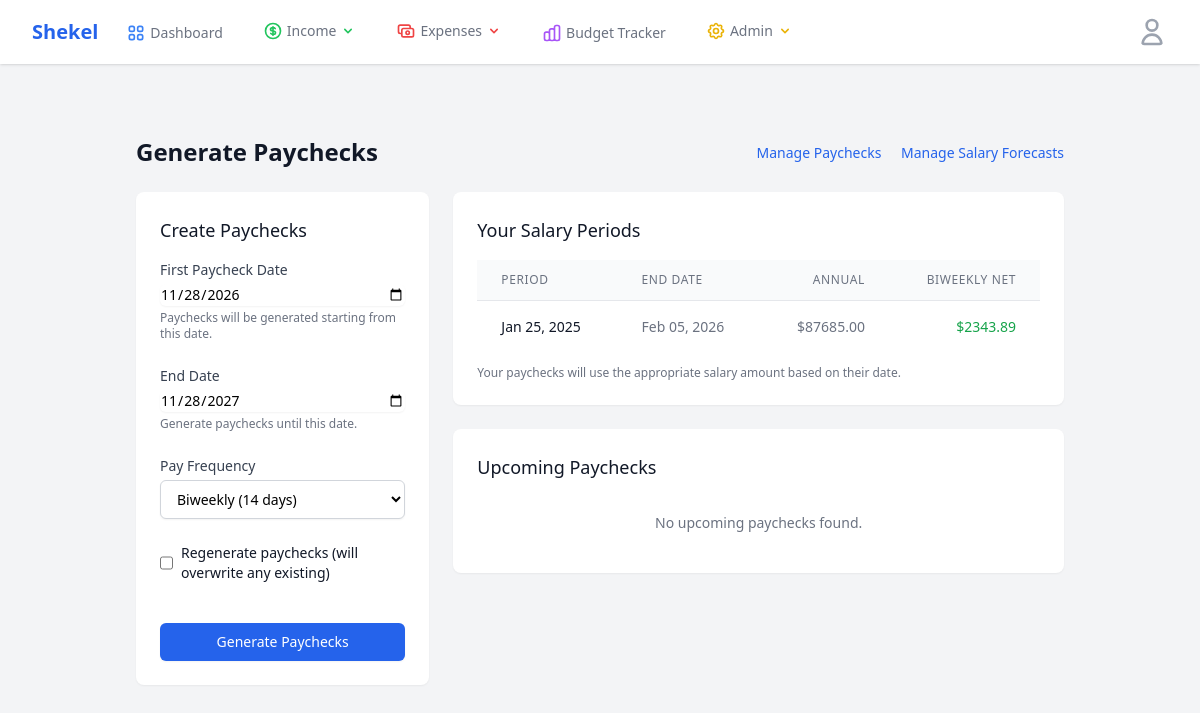
Screenshot of /salary/generate-paychecks (signed in) with the database file from the repository.
### app/models.py (models this page shows, shortened)
class SalaryProjection(db.Model):
    id = db.Column(db.Integer, primary_key=True)
    start_date = db.Column(db.Date, nullable=False)
    end_date = db.Column(db.Date, nullable=True)
    annual_salary = db.Column(db.Float, nullable=False)
    tax_rate = db.Column(db.Float, nullable=False, default=25.0)  # Default 25% tax rate
    is_current = db.Column(db.Boolean, default=True)
    notes = db.Column(db.Text, nullable=True)
    user_id = db.Column(db.Integer, db.ForeignKey("user.id"), nullable=False)
    created_at = db.Column(db.DateTime, default=datetime.utcnow)
    def calculate_biweekly_gross(self):
        return self.annual_salary / 26.0
    def calculate_biweekly_net(self):
        gross_biweekly = self.calculate_biweekly_gross()
        net_biweekly = gross_biweekly * (1 - (self.tax_rate / 100))
        return net_biweekly

### app/routes.py (the view, shortened to what this page needs)
@main.route("/salary/generate-paychecks", methods=["GET", "POST"])
@login_required
def generate_paychecks():
    salary_projections = (
        SalaryProjection.query.filter_by(user_id=current_user.id)
        .order_by(SalaryProjection.start_date.asc())
        .all()
    )
    if not salary_projections:
        flash("No salary forecasts found. Please create one first.")
        return redirect(url_for("main.salary_forecast"))
    today = datetime.today().date()
    default_first_paycheck = today
    default_end = today + timedelta(days=365)  # 1 year ahead
    existing_paychecks = (
        Paycheck.query.filter_by(user_id=current_user.id, pay_type="Regular")
        .filter(Paycheck.date >= today)
        .order_by(Paycheck.date.asc())
        .all()
    )
    salary_periods = []
    for projection in salary_projections:
        end_date_str = (
            projection.end_date.strftime("%b %d, %Y")
            if projection.end_date
            else "No end date"
        )
        period = {
            "id": projection.id,
            "start_date": projection.start_date.strftime("%b %d, %Y"),
            "end_date": end_date_str,
            "annual_salary": projection.annual_salary,
            "biweekly_gross": projection.calculate_biweekly_gross(),
            "biweekly_net": projection.calculate_biweekly_net(),
        }
        salary_periods.append(period)
    return render_template(
        "finance/generate_paychecks.html",
        title="Generate Paychecks",
        salary_projections=salary_projections,
        salary_periods=salary_periods,
        default_first_paycheck=default_first_paycheck,
        default_end=default_end,
        existing_paychecks=existing_paychecks,
    )

### app/models.py (called while the page is built)
@login_manager.user_loader
def load_user(id):
    return User.query.get(int(id))

    def has_permission(self, permission):
        return (
            self.role is not None and (self.role.permissions & permission) == permission
        )

    def can_manage_users(self):
        return self.has_permission(Role.MANAGE_USERS)

### app/templates/finance/generate_paychecks.html (shortened to what this page needs)
{% extends "base.html" %}
{% block content %}
<div class="max-w-7xl mx-auto py-6 sm:px-6 lg:px-8">
    <div class="px-4 py-6 sm:px-0">
        <div class="flex justify-between items-center mb-6">
            <h1 class="text-2xl font-bold text-gray-900">Generate Paychecks</h1>
            <div>
                <a href="{{ url_for('main.manage_paychecks') }}" class="text-sm text-blue-600 hover:text-blue-800 mr-4">
                    Manage Paychecks
                </a>
                <a href="{{ url_for('main.salary_forecast') }}" class="text-sm text-blue-600 hover:text-blue-800">
                    Manage Salary Forecasts
                </a>
            </div>
        </div>
        <div class="grid grid-cols-1 lg:grid-cols-3 gap-6">
            <div class="lg:col-span-1">
                <div class="bg-white shadow-sm rounded-lg">
                    <div class="px-4 py-5 sm:p-6">
                        <h2 class="text-lg font-medium text-gray-900 mb-4">Create Paychecks</h2>
                        {% if salary_projections %}
                        <form method="POST" class="space-y-6">
                            <div>
                                <label for="first_paycheck_date" class="block text-sm font-medium text-gray-700">First
                                    Paycheck Date</label>
                                <div class="mt-1">
                                    <input type="date" name="first_paycheck_date" id="first_paycheck_date"
                                        value="{{ default_first_paycheck.strftime('%Y-%m-%d') }}"
                                        class="shadow-sm focus:ring-blue-500 focus:border-blue-500 block w-full sm:text-sm border-gray-300 rounded-md">
                                </div>
                                <p class="mt-1 text-xs text-gray-500">Paychecks will be generated starting from this
                                    date.</p>
                            </div>
                            <div>
                                <label for="end_date" class="block text-sm font-medium text-gray-700">End Date</label>
                                <div class="mt-1">
                                    <input type="date" name="end_date" id="end_date"
                                        value="{{ default_end.strftime('%Y-%m-%d') }}"
                                        class="shadow-sm focus:ring-blue-500 focus:border-blue-500 block w-full sm:text-sm border-gray-300 rounded-md">
                                </div>
                                <p class="mt-1 text-xs text-gray-500">Generate paychecks until this date.</p>
                            </div>
                            <div>
                                <label for="frequency" class="block text-sm font-medium text-gray-700">Pay
                                    Frequency</label>
                                <select name="frequency" id="frequency"
                                    class="mt-1 block w-full bg-white border border-gray-300 rounded-md shadow-sm py-2 px-3 focus:outline-none focus:ring-blue-500 focus:border-blue-500 sm:text-sm">
                                    <option value="14" selected>Biweekly (14 days)</option>
                                </select>
                            </div>
                            <div class="flex items-center">
                                <input type="checkbox" name="force_regenerate" id="force_regenerate"
                                    class="h-4 w-4 text-blue-600 focus:ring-blue-500 border-gray-300 rounded">
                                <label for="force_regenerate" class="ml-2 block text-sm text-gray-900">
                                    Regenerate paychecks (will overwrite any existing)
                                </label>
                            </div>
                            <div class="pt-4">
                                <button type="submit"
                                    class="w-full flex justify-center py-2 px-4 border border-transparent rounded-md shadow-sm text-sm font-medium text-white bg-blue-600 hover:bg-blue-700 focus:outline-none focus:ring-2 focus:ring-offset-2 focus:ring-blue-500">
                                    Generate Paychecks
                                </button>
                            </div>
                        </form>
                        {% endif %}
                    </div>
                </div>
            </div>
            <div class="lg:col-span-2">
                <div class="bg-white shadow-sm rounded-lg mb-6">
                    <div class="px-4 py-5 sm:p-6">
                        <h2 class="text-lg font-medium text-gray-900 mb-4">Your Salary Periods</h2>
                        {% if salary_periods %}
                        <div class="overflow-x-auto">
                            <table class="min-w-full divide-y divide-gray-200">
                                <thead class="bg-gray-50">
                                    <tr>
                                        <th scope="col"
                                            class="px-6 py-3 text-left text-xs font-medium text-gray-500 uppercase tracking-wider">
                                            Period</th>
                                        <th scope="col"
                                            class="px-6 py-3 text-left text-xs font-medium text-gray-500 uppercase tracking-wider">
                                            End Date</th>
                                        <th scope="col"
                                            class="px-6 py-3 text-right text-xs font-medium text-gray-500 uppercase tracking-wider">
                                            Annual</th>
                                        <th scope="col"
                                            class="px-6 py-3 text-right text-xs font-medium text-gray-500 uppercase tracking-wider">
                                            Biweekly Net</th>
                                    </tr>
                                </thead>
                                <tbody class="bg-white divide-y divide-gray-200">
                                    {% for period in salary_periods %}
                                    <tr class="{% if loop.index % 2 == 0 %}bg-gray-50{% endif %}">
                                        <td class="px-6 py-4 whitespace-nowrap text-sm font-medium text-gray-900">
                                            {{ period.start_date }}
                                        </td>
                                        <td class="px-6 py-4 whitespace-nowrap text-sm text-gray-500">
                                            {{ period.end_date }}
                                        </td>
                                        <td class="px-6 py-4 whitespace-nowrap text-sm text-gray-500 text-right">
                                            ${{ "%.2f"|format(period.annual_salary) }}
                                        </td>
                                        <td
                                            class="px-6 py-4 whitespace-nowrap text-sm text-green-600 font-medium text-right">
                                            ${{ "%.2f"|format(period.biweekly_net) }}
                                        </td>
                                    </tr>
                                    {% endfor %}
                                </tbody>
                            </table>
                        </div>
                        <p class="mt-3 text-xs text-gray-500">
                            Your paychecks will use the appropriate salary amount based on their date.
                        </p>
                        {% else %}
                        <p class="text-sm text-gray-500 text-center py-4">No salary periods defined.</p>
                        {% endif %}
                    </div>
                </div>
                <div class="bg-white shadow-sm rounded-lg">
                    <div class="px-4 py-5 sm:p-6">
                        <h2 class="text-lg font-medium text-gray-900 mb-4">Upcoming Paychecks</h2>
                        {% if existing_paychecks %}
                        <div class="overflow-x-auto">
                            <table class="min-w-full divide-y divide-gray-200">
                                <thead class="bg-gray-50">
                                    <tr>
                                        <th scope="col"
                                            class="px-6 py-3 text-left text-xs font-medium text-gray-500 uppercase tracking-wider">
                                            Date</th>
                                        <th scope="col"
                                            class="px-6 py-3 text-right text-xs font-medium text-gray-500 uppercase tracking-wider">
                                            Gross</th>
                                        <th scope="col"
                                            class="px-6 py-3 text-right text-xs font-medium text-gray-500 uppercase tracking-wider">
                                            Net</th>
                                    </tr>
                                </thead>
                                <tbody class="bg-white divide-y divide-gray-200">
                                    {% for paycheck in existing_paychecks %}
                                    <tr>
                                        <td class="px-6 py-4 whitespace-nowrap text-sm font-medium text-gray-900">
                                            {{ paycheck.date.strftime('%a, %b %d, %Y') }}
                                        </td>
                                        <td class="px-6 py-4 whitespace-nowrap text-sm text-gray-500 text-right">
                                            ${{ "%.2f"|format(paycheck.gross_amount) }}
                                        </td>
                                        <td
                                            class="px-6 py-4 whitespace-nowrap text-sm text-green-600 font-medium text-right">
                                            ${{ "%.2f"|format(paycheck.net_amount) }}
                                        </td>
                                    </tr>
                                    {% endfor %}
                                </tbody>
                            </table>
                        </div>
                        {% else %}
                        <p class="text-sm text-gray-500 text-center py-4">No upcoming paychecks found.</p>
                        {% endif %}
                    </div>
                </div>
            </div>
        </div>
    </div>
</div>
{% endblock %}

### rows the page displays
SalaryProjection: start_date "Jan 25, 2025", end_date "Feb 05, 2026", annual_salary "87685.00", biweekly_net "2343.89"
